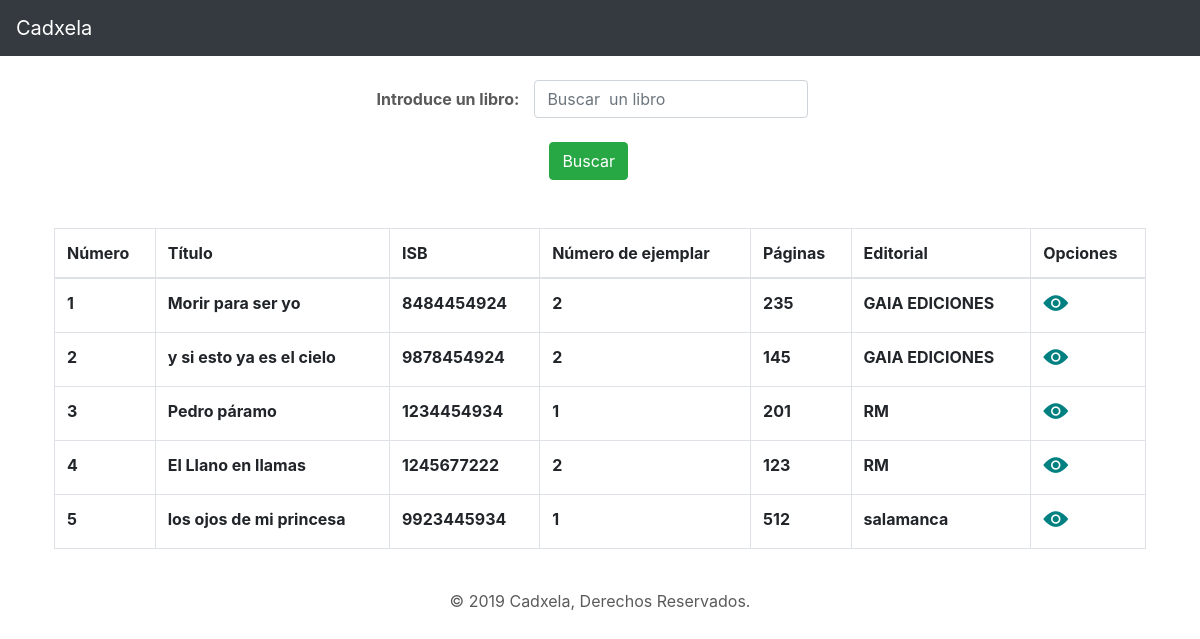
/index.php/buscarlibro, run on the app's committed database.
### tables this page shows
CREATE TABLE `libros` (
  `idlibro` int(10) NOT NULL,
  `titulo` varchar(200) NOT NULL,
  `ISBN` varchar(200) NOT NULL,
  `numeroejemplar` int(10) NOT NULL,
  `paginas` int(10) NOT NULL,
  `editorial` varchar(200) NOT NULL
);

### application/controllers/Buscarlibro.php (called while the page is built, shortened)
<?php
class Buscarlibro extends CI_Controller {
	function __construct(){
		$this->load->helper('url');
		$this->load->model('LendBookModel', 'modelibro', true);
	}
	public function index()
	{
		$result=$this->db->get('libros');
		$data = array('consulta'=>$result);
		$this->load->view('headerfoop/header');
		$this->load->view('Contenido/buscar_libro',$data);
		$this->load->view('headerfoop/foop');
	}
}

### index.php (called while the page is built, shortened)
<?php
require_once BASEPATH.'core/CodeIgniter.php';

### application/views/Contenido/buscar_libro.php (the view, shortened to what this page needs)
 <header>
  <nav class="navbar navbar-expand-md navbar-dark fixed-top bg-dark">
    <a class="navbar-brand" href="#">Cadxela</a>
  </nav>
</header>
<div class="container p-4">
  <div class="row mt-2 justify-content-center">
    <label class="col-form-label font-weight-bold">Introduce un libro:</label>
    <form class="form-inline form-100" method="POST" action="<?php echo base_url("libros/buscarlibro") ?>">
       <div class="col-auto">
        <div class="form-group col-md-15">
          <input class="form-control input-100" type="text" name="inputLibro" placeholder="Buscar  un libro" />
        </div>
        <br>
        <div class="col-auto">
          <button id="buscar"  type="submit" class="btn btn-md btn-success">Buscar</button>
        </div>
      </div>
    </div>
  <div class="row mt-5">
    <div class="col">
      <table class="table table-bordered">
        <thead>
          <tr>
            <th scope="col">Número</th>
            <th scope="col">Título</th>
            <th scope="col">ISB</th>
            <th scope="col">Número de ejemplar</th>
            <th scope="col">Páginas</th>
            <th scope="col">Editorial</th>
            <th scope="col">Opciones </th>
          </tr>
        </thead>
        <?php
        foreach($consulta->result() as $fila){ ?>
         <tr>
          <th scope="col"><?= $fila->idlibro;?></th>
          <th scope="col"><?= $fila->titulo;?></th>
          <th scope="col"><?= $fila->ISBN;?></th>
          <th scope="col"><?= $fila->numeroejemplar?></th>
          <th scope="col"><?= $fila->paginas;?></th>
          <th scope="col"><?= $fila->editorial;?></th>
          <td>
            <div>
             <a class="icon-views"></a>
           </div>
         </td>
       </tr>
     <?php }
     ?>
   </table>
 </div>
</div>
</div>

### application/views/headerfoop/header.php (shortened to what this page needs)
<!DOCTYPE html>
<html lang="es">
<head>
	<link rel="stylesheet" type="text/css" href="<?php echo base_url();?>rec/css/bootstrap.min.css">
	<link rel="stylesheet" type="text/css" href="<?php echo base_url();?>rec/css/carousel.css">
	<link rel="stylesheet" type="text/css" href="<?php echo base_url();?>rec/fonts/style.css">
	<link rel="stylesheet" type="text/css" href="<?php echo base_url();?>rec/css/mystyle.css">
</head>
<body>

### application/views/headerfoop/foop.php
<footer class="footer" align="center">
	<p>&copy; 2019 Cadxela, Derechos Reservados.
	</footer>
</body>
</html>

### rec/css/carousel.css (style rules this page uses)
body { padding-top: 3rem; padding-bottom: 3rem; color: #5a5a5a; }

### rec/css/mystyle.css (style rules this page uses)
.footer { width: 100%; height: 30px; }

### data on the page
libros: idlibro "1", titulo "Morir para ser yo", ISBN "8484454924", numeroejemplar "2", paginas "235", editorial "GAIA EDICIONES"
libros: idlibro "2", titulo "y si esto ya es el cielo", ISBN "9878454924", numeroejemplar "2", paginas "145", editorial "GAIA EDICIONES"
libros: idlibro "3", titulo "Pedro páramo", ISBN "1234454934", numeroejemplar "1", paginas "201", editorial "RM"
libros: idlibro "4", titulo "El Llano en llamas", ISBN "1245677222", numeroejemplar "2", paginas "123", editorial "RM"
libros: idlibro "5", titulo "los ojos de mi princesa", ISBN "9923445934", numeroejemplar "1", paginas "512", editorial "salamanca"
